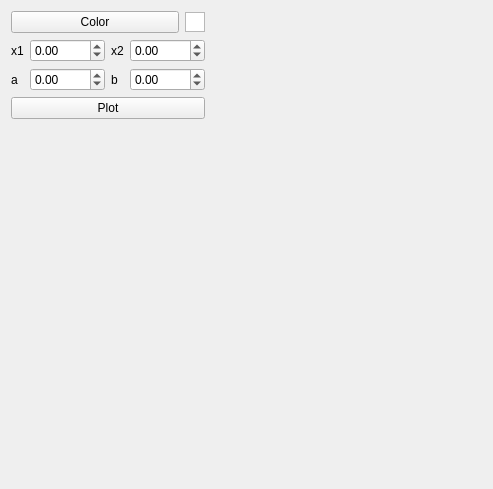
<?xml version="1.0" encoding="UTF-8"?>
<ui version="4.0">
 <class>PlotWindow</class>
 <widget class="QWidget" name="PlotWindow">
  <property name="geometry">
   <rect>
    <x>0</x>
    <y>0</y>
    <width>493</width>
    <height>489</height>
   </rect>
  </property>
  <property name="sizePolicy">
   <sizepolicy hsizetype="Minimum" vsizetype="Minimum">
    <horstretch>0</horstretch>
    <verstretch>0</verstretch>
   </sizepolicy>
  </property>
  <property name="windowTitle">
   <string>Plot new function</string>
  </property>
  <layout class="QGridLayout" name="gridLayout">
   <item row="0" column="1">
    <spacer name="horizontalSpacer">
     <property name="orientation">
      <enum>Qt::Horizontal</enum>
     </property>
     <property name="sizeHint" stdset="0">
      <size>
       <width>40</width>
       <height>20</height>
      </size>
     </property>
    </spacer>
   </item>
   <item row="0" column="0">
    <layout class="QVBoxLayout" name="verticalLayout">
     <item>
      <layout class="QHBoxLayout" name="horizontalLayout_3">
       <item>
        <widget class="QPushButton" name="colorButton">
         <property name="text">
          <string>Color</string>
         </property>
        </widget>
       </item>
       <item>
        <widget class="QGraphicsView" name="colorView">
         <property name="sizePolicy">
          <sizepolicy hsizetype="Fixed" vsizetype="Fixed">
           <horstretch>0</horstretch>
           <verstretch>0</verstretch>
          </sizepolicy>
         </property>
         <property name="minimumSize">
          <size>
           <width>20</width>
           <height>20</height>
          </size>
         </property>
         <property name="maximumSize">
          <size>
           <width>20</width>
           <height>20</height>
          </size>
         </property>
        </widget>
       </item>
      </layout>
     </item>
     <item>
      <layout class="QHBoxLayout" name="horizontalLayout">
       <item>
        <widget class="QLabel" name="label_2">
         <property name="text">
          <string>x1</string>
         </property>
        </widget>
       </item>
       <item>
        <widget class="QDoubleSpinBox" name="xMinDoubleSpinBox">
         <property name="minimum">
          <double>-1024.000000000000000</double>
         </property>
         <property name="maximum">
          <double>1024.000000000000000</double>
         </property>
        </widget>
       </item>
       <item>
        <widget class="QLabel" name="label">
         <property name="text">
          <string>x2</string>
         </property>
        </widget>
       </item>
       <item>
        <widget class="QDoubleSpinBox" name="xMaxDoubleSpinBox">
         <property name="minimum">
          <double>-1024.000000000000000</double>
         </property>
         <property name="maximum">
          <double>1024.000000000000000</double>
         </property>
        </widget>
       </item>
      </layout>
     </item>
     <item>
      <layout class="QHBoxLayout" name="horizontalLayout_2">
       <item>
        <widget class="QLabel" name="label_3">
         <property name="text">
          <string>a</string>
         </property>
        </widget>
       </item>
       <item>
        <widget class="QDoubleSpinBox" name="aDoubleSpinBox">
         <property name="minimum">
          <double>-1024.000000000000000</double>
         </property>
         <property name="maximum">
          <double>1024.000000000000000</double>
         </property>
        </widget>
       </item>
       <item>
        <widget class="QLabel" name="label_4">
         <property name="text">
          <string>b</string>
         </property>
        </widget>
       </item>
       <item>
        <widget class="QDoubleSpinBox" name="bDoubleSpinBox">
         <property name="minimum">
          <double>-1024.000000000000000</double>
         </property>
         <property name="maximum">
          <double>1024.000000000000000</double>
         </property>
        </widget>
       </item>
      </layout>
     </item>
     <item>
      <widget class="QPushButton" name="plotButton">
       <property name="text">
        <string>Plot</string>
       </property>
      </widget>
     </item>
     <item>
      <spacer name="verticalSpacer">
       <property name="orientation">
        <enum>Qt::Vertical</enum>
       </property>
       <property name="sizeHint" stdset="0">
        <size>
         <width>20</width>
         <height>40</height>
        </size>
       </property>
      </spacer>
     </item>
    </layout>
   </item>
  </layout>
 </widget>
 <resources/>
 <connections/>
</ui>
